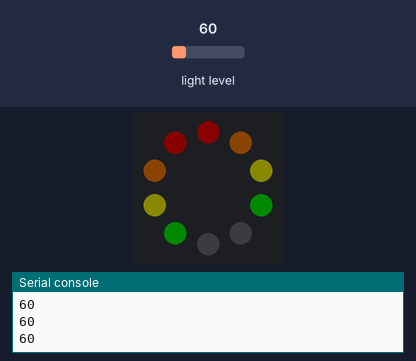
Simulated run of this program. Board: Circuit Playground running CircuitPython. On the bench: the board's ring of 10 RGB LEDs (number 0 left of the top, counting anticlockwise), the last lines printed to the serial console. Inputs (shaded band) come from the test bench; at power-on: light level 60. Dim RGB values are drawn brighter than linear.

Above: at 1.2 s.
1.3 s: light level set to 54
2.8 s: light level set to 44
At 3.7 s:
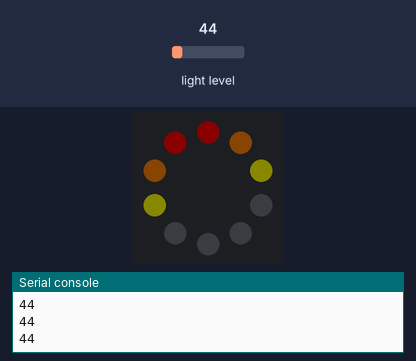
4.3 s: light level set to 11
At 4.7 s:
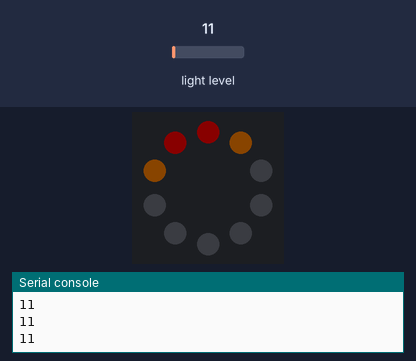
5.8 s: light level set to 8
At 7.0 s:
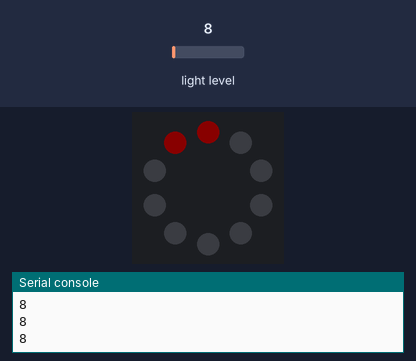
7.3 s: light level set to 203
At 8.2 s:
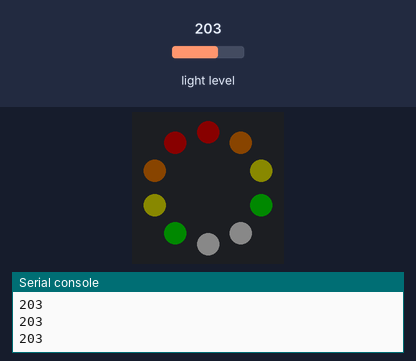
Timing chart, 0 to 9.8 s (numbered marks = the images above; inputs shaded):
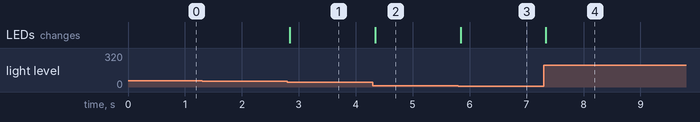

Measured:
- the behaviour switches between 50 and 49 on light level (found by bisection; images 0 and 1)
- the behaviour switches between 10 and 9 on light level (found by bisection; images 2 and 3)
- after the input at 2.8 s, the LEDs: change at once (image 1)
- after the input at 4.3 s, the LEDs: change at once (image 2)
- after the input at 5.8 s, the LEDs: change after 0.05 s (image 3)
- after the input at 7.3 s, the LEDs: change at once (image 4)

The program:

light_sensor.py
```python
from adafruit_circuitplayground.express import cpx
from time import sleep
import touchio
from board import *

while True:
  if cpx.light < 10:
    cpx.pixels[0] = (10, 0, 0)
    cpx.pixels[9] = (10, 0, 0)
    for i in range(1, 9, 1):
      cpx.pixels[i] = (0,0,0)
  elif cpx.light < 35:
    for i in range(2, 8, 1):
      cpx.pixels[i] = (0, 0, 0)
    cpx.pixels[1] = (10, 5, 0)
    cpx.pixels[8] = (10, 5, 0)
    cpx.pixels[0] = (10, 0, 0)
    cpx.pixels[9] = (10, 0, 0)
  elif cpx.light < 50:
    for i in range(3, 7, 1):
      cpx.pixels[i] = (0, 0, 0)
    cpx.pixels[1] = (10, 5, 0)
    cpx.pixels[8] = (10, 5, 0)
    cpx.pixels[0] = (10, 0, 0)
    cpx.pixels[9] = (10, 0, 0)
    cpx.pixels[2] = (10, 10, 0)
    cpx.pixels[7] = (10, 10, 0)
  elif cpx.light < 200:
    for i in range(4, 6, 1):
      cpx.pixels[i] = (0, 0, 0)
    cpx.pixels[0] = (10, 0, 0)
    cpx.pixels[9] = (10, 0, 0)
    cpx.pixels[1] = (10, 5, 0)
    cpx.pixels[8] = (10, 5, 0)
    cpx.pixels[2] = (10, 10, 0)
    cpx.pixels[7] = (10, 10, 0)
    cpx.pixels[3] = (0, 10, 0)
    cpx.pixels[6] = (0, 10, 0)
  elif cpx.light > 200:
    cpx.pixels[1] = (10, 5, 0)
    cpx.pixels[8] = (10, 5, 0)
    cpx.pixels[0] = (10, 0, 0)
    cpx.pixels[9] = (10, 0, 0)
    cpx.pixels[2] = (10, 10, 0)
    cpx.pixels[7] = (10, 10, 0)
    cpx.pixels[3] = (0, 10, 0)
    cpx.pixels[6] = (0, 10, 0)
    cpx.pixels[4] = (10, 10, 10)
    cpx.pixels[5] = (10, 10, 10)
  print(cpx.light)
```
